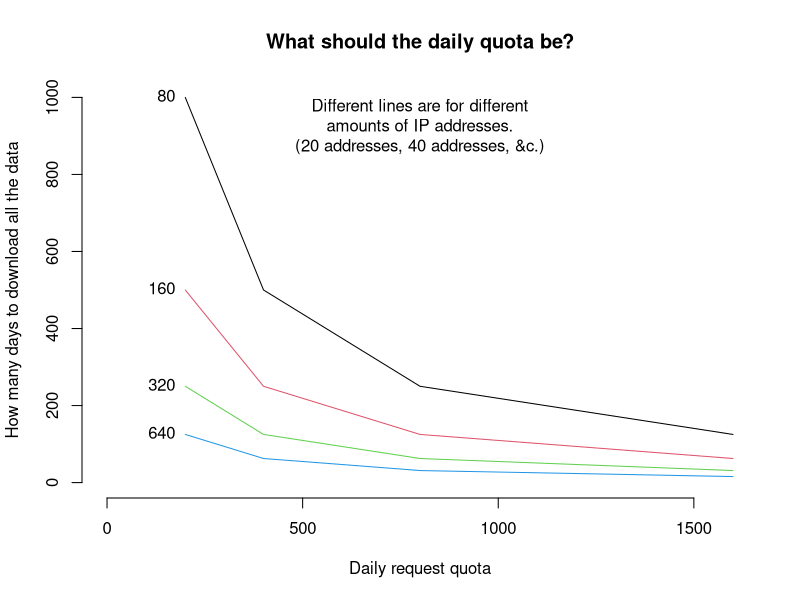

R code for this plot:
N <- 8e6
ip.addresses <- 10 * 2^(3:6)
daily.quota <- 100 * 2^(1:4)

plot(0, 0, main = 'What should the daily quota be?',
     xlab = 'Daily request quota',
     xlim = c(0, max(daily.quota)),
     ylab = 'How many days to download all the data',
     ylim = c(0, 2*N/(min(daily.quota) * min(ip.addresses))),
     type = 'n', bty = 'n'
)

color <- 1
for (i in ip.addresses) {
    y <- 2*N/(i*daily.quota)
    lines(y ~ daily.quota, col = color)
    color <- color + 1
}
text(min(daily.quota), 2*N/(ip.addresses * min(daily.quota)),
     label = ip.addresses, pos = 2)
text(max(daily.quota)/2, 2*N/(min(ip.addresses)*min(daily.quota)),
     'Different lines are for different\namounts of IP addresses.\n(20 addresses, 40 addresses, &c.)', pos = 1)
